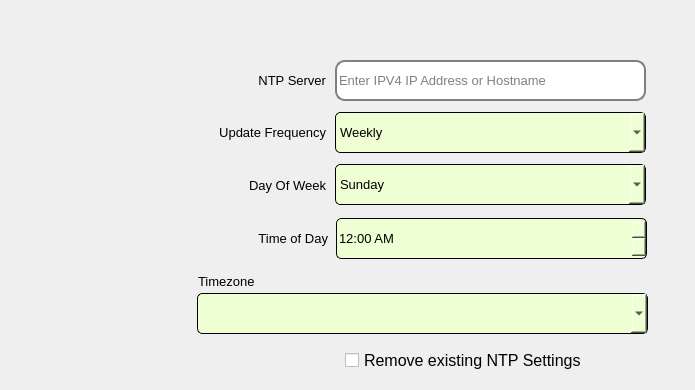
      <widget class="QWidget" name="tab_3">
       <attribute name="title">
        <string>(NTP) Network Time Protocol</string>
       </attribute>
       <widget class="QLineEdit" name="ntpServerIP">
        <property name="geometry">
         <rect>
          <x>335</x>
          <y>60</y>
          <width>311</width>
          <height>41</height>
         </rect>
        </property>
        <property name="font">
         <font>
          <pointsize>10</pointsize>
         </font>
        </property>
        <property name="styleSheet">
         <string notr="true">border-radius: 10px;
border: 2px solid gray;
background:white;</string>
        </property>
        <property name="text">
         <string notr="true"/>
        </property>
        <property name="placeholderText">
         <string notr="true">Enter IPV4 IP Address or Hostname</string>
        </property>
       </widget>
       <widget class="QLabel" name="label_10">
        <property name="geometry">
         <rect>
          <x>155</x>
          <y>70</y>
          <width>171</width>
          <height>20</height>
         </rect>
        </property>
        <property name="font">
         <font>
          <pointsize>10</pointsize>
         </font>
        </property>
        <property name="text">
         <string comment="fsdfdf">NTP Server</string>
        </property>
        <property name="alignment">
         <set>Qt::AlignRight|Qt::AlignTrailing|Qt::AlignVCenter</set>
        </property>
       </widget>
       <widget class="QLabel" name="label_11">
        <property name="geometry">
         <rect>
          <x>155</x>
          <y>122</y>
          <width>171</width>
          <height>20</height>
         </rect>
        </property>
        <property name="font">
         <font>
          <pointsize>10</pointsize>
         </font>
        </property>
        <property name="text">
         <string>Update Frequency</string>
        </property>
        <property name="alignment">
         <set>Qt::AlignRight|Qt::AlignTrailing|Qt::AlignVCenter</set>
        </property>
       </widget>
       <widget class="QComboBox" name="ntpFrequency">
        <property name="geometry">
         <rect>
          <x>335</x>
          <y>112</y>
          <width>311</width>
          <height>41</height>
         </rect>
        </property>
        <property name="font">
         <font>
          <pointsize>10</pointsize>
         </font>
        </property>
        <property name="styleSheet">
         <string notr="true">QComboBox#ntpFrequency{
	color: black;
border-radius: 5px;
border: 1px solid black;
	background: rgb(238, 255, 211); 
}</string>
        </property>
        <item>
         <property name="text">
          <string>Weekly</string>
         </property>
        </item>
        <item>
         <property name="text">
          <string>Monthly</string>
         </property>
        </item>
        <item>
         <property name="text">
          <string>Daylight Savings &amp; Standard Time</string>
         </property>
        </item>
       </widget>
       <widget class="QComboBox" name="ntpDayOfWeek">
        <property name="geometry">
         <rect>
          <x>335</x>
          <y>164</y>
          <width>311</width>
          <height>41</height>
         </rect>
        </property>
        <property name="font">
         <font>
          <pointsize>10</pointsize>
         </font>
        </property>
        <property name="styleSheet">
         <string notr="true">QComboBox#ntpDayOfWeek{
	color: black;
border-radius: 5px;
border: 1px solid black;
	background: rgb(238, 255, 211); 
}</string>
        </property>
        <item>
         <property name="text">
          <string>Sunday</string>
         </property>
        </item>
        <item>
         <property name="text">
          <string>Monday</string>
         </property>
        </item>
        <item>
         <property name="text">
          <string>Tuesday</string>
         </property>
        </item>
        <item>
         <property name="text">
          <string>Wednesday</string>
         </property>
        </item>
        <item>
         <property name="text">
          <string>Thursday</string>
         </property>
        </item>
        <item>
         <property name="text">
          <string>Friday</string>
         </property>
        </item>
        <item>
         <property name="text">
          <string>Saturday</string>
         </property>
        </item>
       </widget>
       <widget class="QLabel" name="label_12">
        <property name="geometry">
         <rect>
          <x>155</x>
          <y>175</y>
          <width>171</width>
          <height>20</height>
         </rect>
        </property>
        <property name="font">
         <font>
          <pointsize>10</pointsize>
         </font>
        </property>
        <property name="text">
         <string>Day Of Week</string>
        </property>
        <property name="alignment">
         <set>Qt::AlignRight|Qt::AlignTrailing|Qt::AlignVCenter</set>
        </property>
       </widget>
       <widget class="QLabel" name="label_13">
        <property name="geometry">
         <rect>
          <x>157</x>
          <y>228</y>
          <width>171</width>
          <height>20</height>
         </rect>
        </property>
        <property name="font">
         <font>
          <pointsize>10</pointsize>
         </font>
        </property>
        <property name="text">
         <string>Time of Day</string>
        </property>
        <property name="alignment">
         <set>Qt::AlignRight|Qt::AlignTrailing|Qt::AlignVCenter</set>
        </property>
       </widget>
       <widget class="QTimeEdit" name="ntpTimeOfDay">
        <property name="geometry">
         <rect>
          <x>336</x>
          <y>218</y>
          <width>311</width>
          <height>41</height>
         </rect>
        </property>
        <property name="font">
         <font>
          <pointsize>10</pointsize>
         </font>
        </property>
        <property name="styleSheet">
         <string notr="true">QTimeEdit#ntpTimeOfDay{
	color: black;
border-radius: 5px;
border: 1px solid black;
	background: rgb(238, 255, 211); 
}</string>
        </property>
        <property name="displayFormat">
         <string notr="true">hh:mm AP</string>
        </property>
       </widget>
       <widget class="QComboBox" name="ntpTimezone">
        <property name="geometry">
         <rect>
          <x>197</x>
          <y>293</y>
          <width>451</width>
          <height>41</height>
         </rect>
        </property>
        <property name="font">
         <font>
          <pointsize>10</pointsize>
         </font>
        </property>
        <property name="styleSheet">
         <string notr="true">QComboBox#ntpTimezone{
	color: black;
border-radius: 5px;
border: 1px solid black;
	background: rgb(238, 255, 211); 
}</string>
        </property>
       </widget>
       <widget class="QLabel" name="label_14">
        <property name="geometry">
         <rect>
          <x>198</x>
          <y>271</y>
          <width>171</width>
          <height>20</height>
         </rect>
        </property>
        <property name="font">
         <font>
          <pointsize>10</pointsize>
         </font>
        </property>
        <property name="text">
         <string notr="true">Timezone</string>
        </property>
        <property name="alignment">
         <set>Qt::AlignLeading|Qt::AlignLeft|Qt::AlignVCenter</set>
        </property>
       </widget>
       <widget class="QCheckBox" name="removeNTPSettings">
        <property name="geometry">
         <rect>
          <x>345</x>
          <y>340</y>
          <width>341</width>
          <height>41</height>
         </rect>
        </property>
        <property name="font">
         <font>
          <pointsize>12</pointsize>
         </font>
        </property>
        <property name="text">
         <string>Remove existing NTP Settings</string>
        </property>
       </widget>
      </widget>
